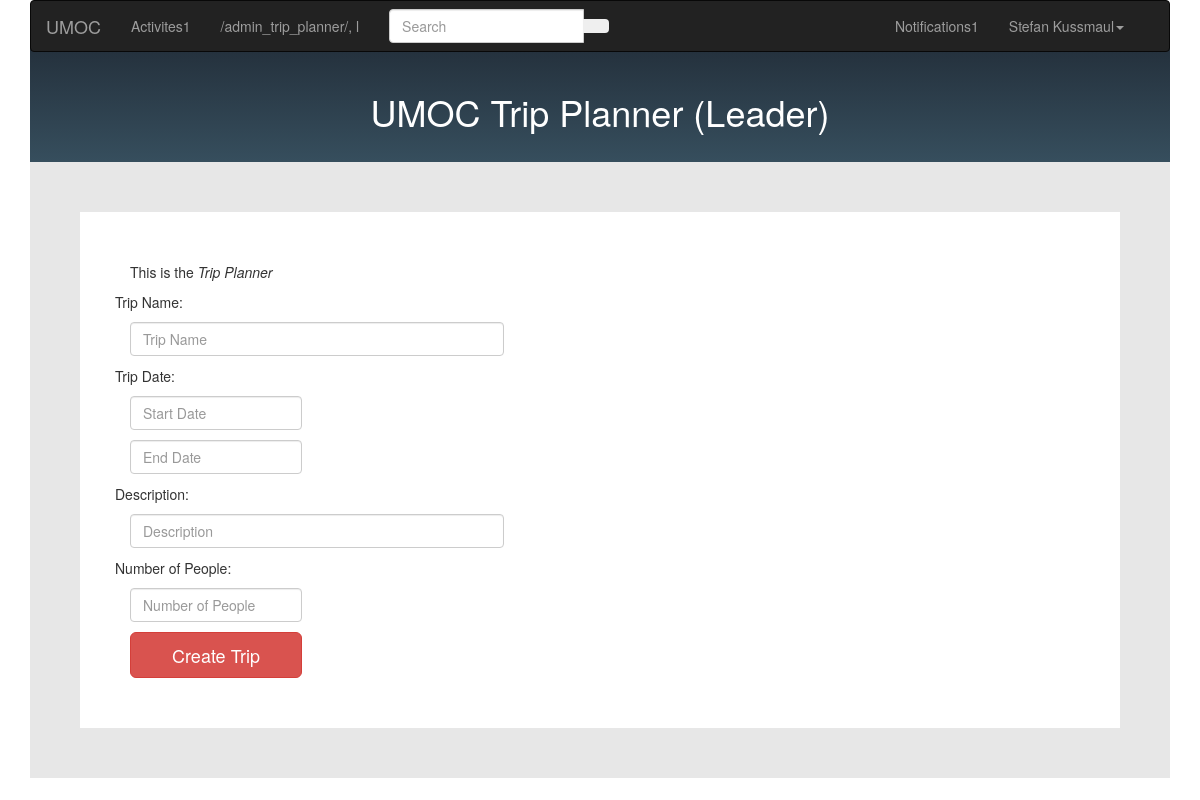
Screenshot of /admin_trip_planner/ with the database file from the repository.
### umoc/models.py (models this page shows, shortened)
class User(models.Model):
	first_name = models.CharField(max_length=20, help_text='Enter your first name', verbose_name='First Name')
	last_name = models.CharField(max_length=20, help_text='Enter your last name', verbose_name='Last Name')
	dob = models.DateField(verbose_name='Date of Birth', help_text='Enter your birth date in the format "YYYY-MM-DD"')
	email = models.EmailField(max_length=30, unique=True, help_text='Enter your email address')
	password = models.CharField(max_length=20) # TODO: store safely using dedicated authentication
	profile_img = models.ImageField(verbose_name='Profile Image', upload_to=profile_directory_path)
	phone_num = models.CharField(max_length=10, verbose_name='Phone Number', validators=[phone_regex])
	contact_name = models.CharField(max_length=40, help_text='Enter name of an emergency contact', blank=True)
	contact_phone = models.CharField(max_length=10, verbose_name='Contact Phone Number', help_text='Enter phone number for emergency contact', validators=[phone_regex], blank=True)
	can_comment = models.BooleanField(help_text='Set whether user can leave comments on trips', default=True)
	can_join_trip = models.BooleanField(help_text='Allow user to sign up for trips?', default=False)
	ADMIN_LEVELS = (
		('u', 'User'),
		('l', 'Leader'),
		('a', 'Admin'),
	)
	admin_level = models.CharField(max_length=1, choices=ADMIN_LEVELS, default='u')
	class Meta:
		ordering = ['last_name', 'first_name', 'admin_level']

### umoc/views.py (the view)
# urls.py: path('admin_trip_planner/', views.admin_trip_planner, name='admin_trip_planner'),
def admin_trip_planner(request):
	user = User.objects.filter(first_name__exact='Stefan')[0]
	notifications = user.notification_set.all()
	return render(
		request,
		'admin_trip_planner.html',
		context={'user': user, 'notifications': notifications, 'users': [user_sample]},
	)

### umoc/templates/admin_trip_planner.html (shortened to what this page needs)
{% extends "template.html" %}
{% block content %}
{% load static %}
<link rel="stylesheet" href="{% static 'css/trip_info.css' %}">
<div id="headingbox"><h1>UMOC Trip Planner (Leader)</h1></div>
	<div id="form">
	<div id = "wrapper">
		<div id = "white_form">
		<p>This is the <em>Trip Planner</em></p>
			<div class = "row">
				<div class = "col-md-5">
					<div class = "row"><p>Trip Name:</p></div>
					<input type="text" value="" placeholder="Trip Name" class="form-control">
					<div class = "row">
						<p> Trip Date: </p>
						<div class = "col-md-6">
							<input type="text" value="" placeholder="Start Date" class="form-control">
							<input type="text" value="" placeholder="End Date" class="form-control">
						</div>
					</div>
					<div class = "row"><p>Description:</p></div>
					<input type="text" value="" placeholder="Description" class="form-control">
					<div class = "row"><p>Number of People:</p></div>
					<div class = "row">
						<div class = "col-md-6">
						<input type="text" value="" placeholder="Number of People" class="form-control">
						</div>
					</div>
					<div class = "row">
						<div class = "col-md-6">
								<a href="#fakelink" class="btn btn-block btn-lg btn-danger">Create Trip</a>
						</div>
					</div>
				</div>
			</div>
		</div>
		</div>
	</div>
</div>
{% endblock %}

### umoc/templates/navbar.html (shortened to what this page needs)
<div class="row">
	<div class="col-md-12">
		<nav class="navbar navbar-inverse" role="navigation">
			<div class="navbar-header">
				<a class="navbar-brand" href="{% url 'index' %}">UMOC</a>
			</div>
			<div class="collapse navbar-collapse" id="navbar-collapse-5">
				<ul class="nav navbar-nav">
					<li {% if request.path == "/dashboard/" %}class="active"{% endif %}><a href="{% url 'dashboard' %}">Activites<span class="navbar-unread">1</span></a></li>
					<li><a href="#">{{request.path}}, {{user.admin_level}}</a></li>
				</ul>
				{% if user %}
					<form class="navbar-form navbar-left" action="#" role="search">
						<div class="form-group">
							<div class="input-group">
								<input class="form-control" id="navbarInput-01" type="search" placeholder="Search">
								<span class="input-group-btn">
									<button type="submit" class="btn"></button>
								</span>
							</div>
						</div>
					</form>
					<ul class="nav navbar-nav navbar-right">
						<li class="dropdown">
							<a href="#" class="dropdown-toggle" data-toggle="dropdown">Notifications<span class="navbar-new">1</span></a>
						</li>
						<li class="dropdown">
							<a href="#" class="dropdown-toggle" data-toggle="dropdown">{% block fullname %}{{ user.first_name }} {{ user.last_name }}{% endblock %}<b class="caret"></b></a>
						</li>
						<li {% if request.path == "/profile/" %}class="active"{% endif %}>
							<a href="{% url 'profile' %}">
							</a>
						</li>
					</ul>
				{% endif %}
			</div>
		</nav>
	</div>
</div>

### umoc/static/css/trip_info.css (style rules this page uses)
#headingbox { border: 10px; background: #202a35; padding:50px; margin-top:-50px; background: linear-gradient(#202a35, #3b5666); background-clip: border-box; }
#form { background: #e7e7e7; margin-top: -30px; height:100%; background-clip: border-box; }
h1 { text-align: center; color: white; }
#wrapper { padding: 50px; }
#white_form { background-color: white; padding: 50px; }

### rows the page displays
User: admin_level "l", first_name "Stefan", last_name "Kussmaul"

### other values shown
{{ request.path }} "/admin_trip_planner/"
